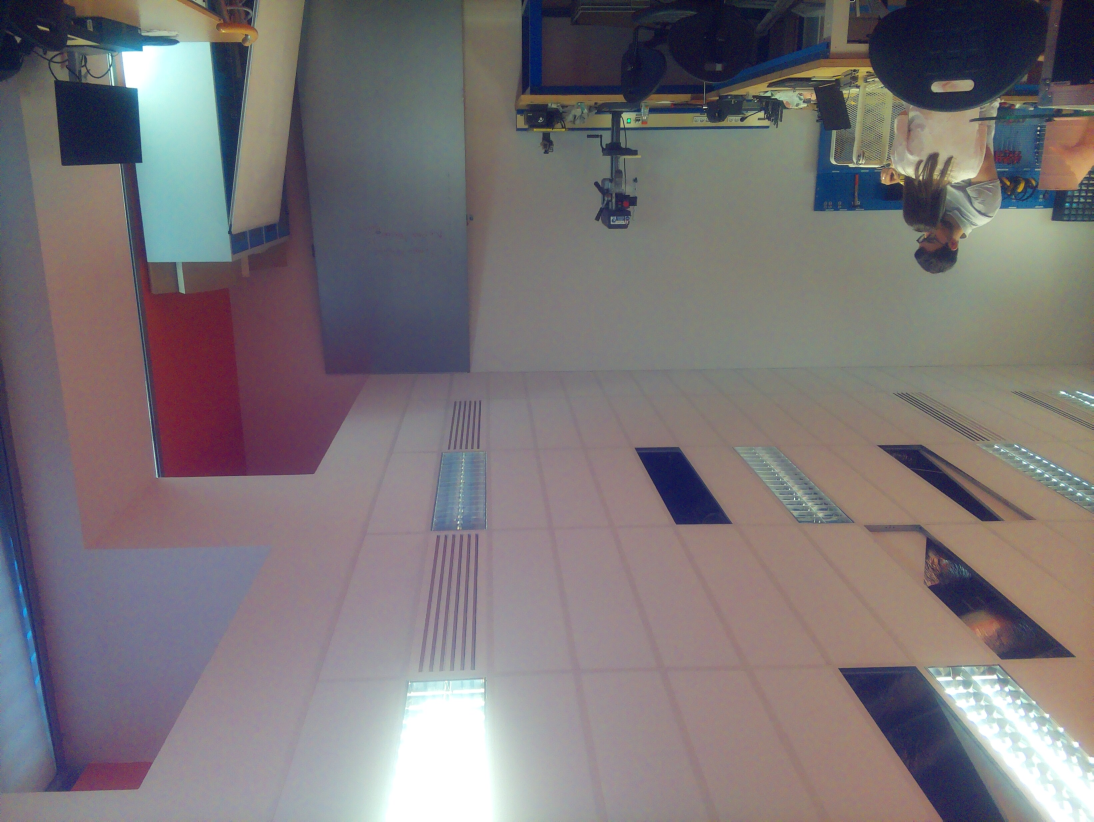
#> input picture controllers/controller_violet/photo_hd.jpg, 3280 x 2464 px (shown at 1/3 size)
$ python -i test_ca.py   (imports and definitions only)
#> lines starting #> are read from the running program, lines starting #| are printed output that depends on the picture; after the words box and inside, x2 and y2 are one past the last pixel; in counts of white or black regions, pixels touching at a corner belong together
#> further down, picture is the input picture: shape (2464, 3280, 3); mean B, G, R 119, 116.3, 122.8
#!/usr/bin/env python3
import time
import os
import cv2
import numpy as np
from picamera2 import Picamera2

# =========================
# Réglages
# =========================
WIDTH = 640
HEIGHT = 480
FRAMERATE = 30
BAND_RATIO = 0.30          # hauteur de la bande centrale (30% de l'image)
UNKNOWN_VALUE = -1         # valeur renvoyée si la zone n'est ni rouge ni verte
SHOW_WINDOW = True         # mettre False si tu es en SSH sans affichage

# HSV à ajuster si besoin selon ton éclairage réel
LOWER_RED1 = np.array([0, 90, 60], dtype=np.uint8)
UPPER_RED1 = np.array([10, 255, 255], dtype=np.uint8)

LOWER_RED2 = np.array([170, 90, 60], dtype=np.uint8)
UPPER_RED2 = np.array([180, 255, 255], dtype=np.uint8)

LOWER_GREEN = np.array([40, 70, 50], dtype=np.uint8)
UPPER_GREEN = np.array([95, 255, 255], dtype=np.uint8)

MIN_RATIO = 0.03           # au moins 3% de la zone
DOMINANCE = 1.15           # la couleur gagnante doit battre l'autre de 15%

FONT = cv2.FONT_HERSHEY_SIMPLEX


def detect_color_hsv(roi_bgr):
    """
    Retourne:
        color_name: 'rouge' | 'vert' | 'inconnu'
        bit_value : 0 | 1 | UNKNOWN_VALUE
        red_ratio : proportion de rouge dans la ROI
        green_ratio : proportion de vert dans la ROI
    """
    hsv = cv2.cvtColor(roi_bgr, cv2.COLOR_BGR2HSV)

    mask_red1 = cv2.inRange(hsv, LOWER_RED1, UPPER_RED1)
    mask_red2 = cv2.inRange(hsv, LOWER_RED2, UPPER_RED2)
    mask_red = cv2.bitwise_or(mask_red1, mask_red2)

    mask_green = cv2.inRange(hsv, LOWER_GREEN, UPPER_GREEN)

    # Petit nettoyage du bruit
    kernel = np.ones((3, 3), np.uint8)
    mask_red = cv2.morphologyEx(mask_red, cv2.MORPH_OPEN, kernel)
    mask_green = cv2.morphologyEx(mask_green, cv2.MORPH_OPEN, kernel)

    total = roi_bgr.shape[0] * roi_bgr.shape[1]
    red_count = cv2.countNonZero(mask_red)
    green_count = cv2.countNonZero(mask_green)

    red_ratio = red_count / total
    green_ratio = green_count / total

    if red_ratio >= MIN_RATIO and red_ratio > green_ratio * DOMINANCE:
        return "rouge", 0, red_ratio, green_ratio

    if green_ratio >= MIN_RATIO and green_ratio > red_ratio * DOMINANCE:
        return "vert", 1, red_ratio, green_ratio

    return "inconnu", UNKNOWN_VALUE, red_ratio, green_ratio


def analyze_frame(frame_bgr):
    """
    Analyse une bande horizontale centrale.
    Découpe en 3 zones: gauche / centre / droite.
    Retourne:
        annotated_frame
        colors  -> liste de 3 chaînes
        bits    -> liste de 3 valeurs
    """
    h, w, _ = frame_bgr.shape
#> h = 2464; w = 3280
    out = frame_bgr.copy()

    # Bande centrale
    band_h = int(h * BAND_RATIO)
#> band_h = 739
    y1 = (h - band_h) // 2
#> y1 = 862
    y2 = y1 + band_h
#> y2 = 1601

    band = frame_bgr[y1:y2, :]
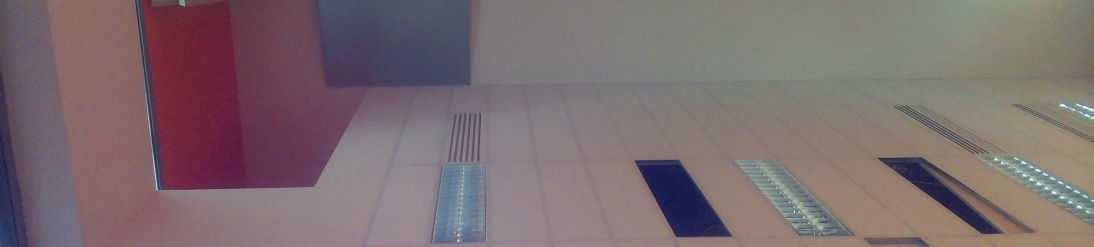
#> band: shape (739, 3280, 3) (shown at 1/3 size); mean B, G, R 111.1, 108.8, 123.7
    third = w // 3
#> third = 1093

    rois = [
        band[:, 0:third],         # gauche
        band[:, third:2*third],   # centre
        band[:, 2*third:w]        # droite
    ]

    zone_names = ["G", "C", "D"]
    colors = []
    bits = []

    # Dessin de la bande et des séparations
    cv2.rectangle(out, (0, y1), (w - 1, y2 - 1), (255, 255, 255), 2)
    cv2.line(out, (third, y1), (third, y2), (255, 255, 255), 2)
    cv2.line(out, (2 * third, y1), (2 * third, y2), (255, 255, 255), 2)

    for i, roi in enumerate(rois):
        color_name, bit_value, red_ratio, green_ratio = detect_color_hsv(roi)
        colors.append(color_name)
        bits.append(bit_value)

        x_text = 10 + i * third
        label = f"{zone_names[i]}: {color_name} -> {bit_value}"
        stats = f"R={red_ratio:.2f} V={green_ratio:.2f}"

        cv2.putText(out, label, (x_text, max(25, y1 - 30)),
                    FONT, 0.6, (255, 255, 255), 2)
        cv2.putText(out, stats, (x_text, max(50, y1 - 5)),
                    FONT, 0.5, (255, 255, 255), 1)
#> this loop made 3 passes
#> (total in detect_color_hsv, red_count in detect_color_hsv, green_count in detect_color_hsv, red_ratio, green_ratio, color_name, bit_value, x_text) on passes 1 to 3: (807727, 111875, 0, 0.139, 0, 'rouge', 0, 10), (807727, 0, 0, 0, 0, 'inconnu', -1, 1103), (808466, 211, 45, 0.000261, 5.57e-05, 'inconnu', -1, 2196)
#> pass 1, in detect_color_hsv, `mask_red1 = cv2.inRange(hsv, LOWER_RED1, UPPER_RED1)`:
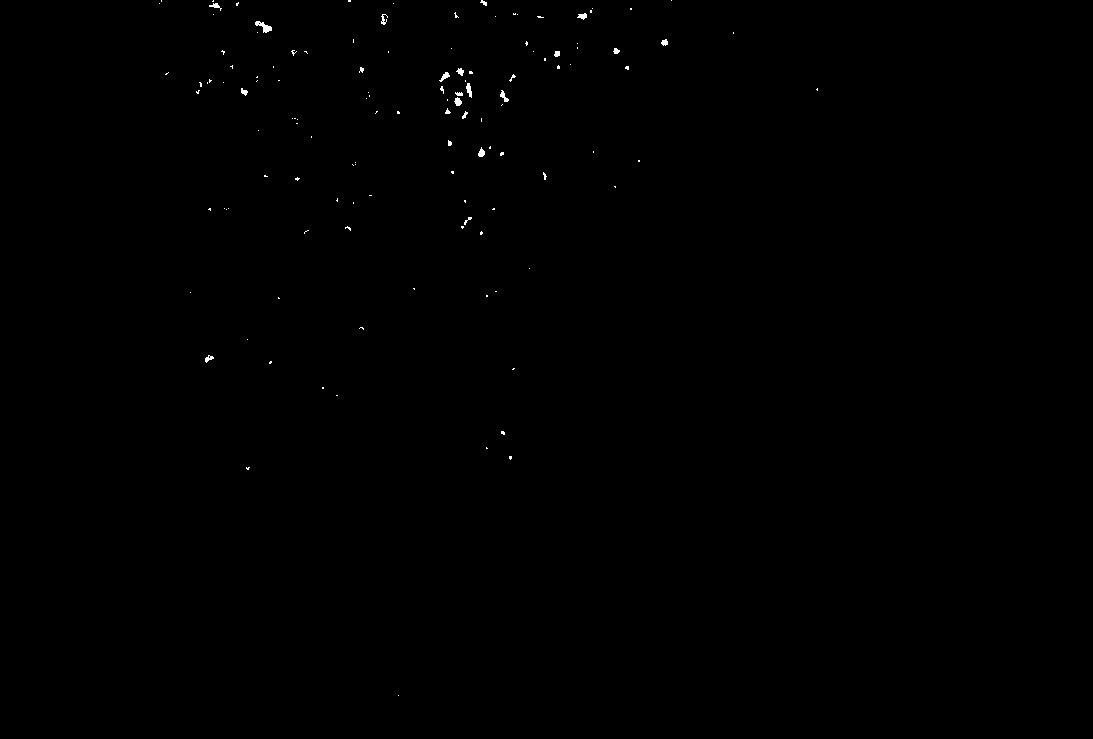
#> mask_red1: shape (739, 1093); 0.16% white; 126 white regions (106 under 20 px), largest, box (x1, y1, x2, y2) and area: (255, 21, 272, 33) 95, (466, 83, 472, 98) 55, (439, 72, 450, 82) 48
#> pass 1, in detect_color_hsv, `mask_red2 = cv2.inRange(hsv, LOWER_RED2, UPPER_RED2)`:
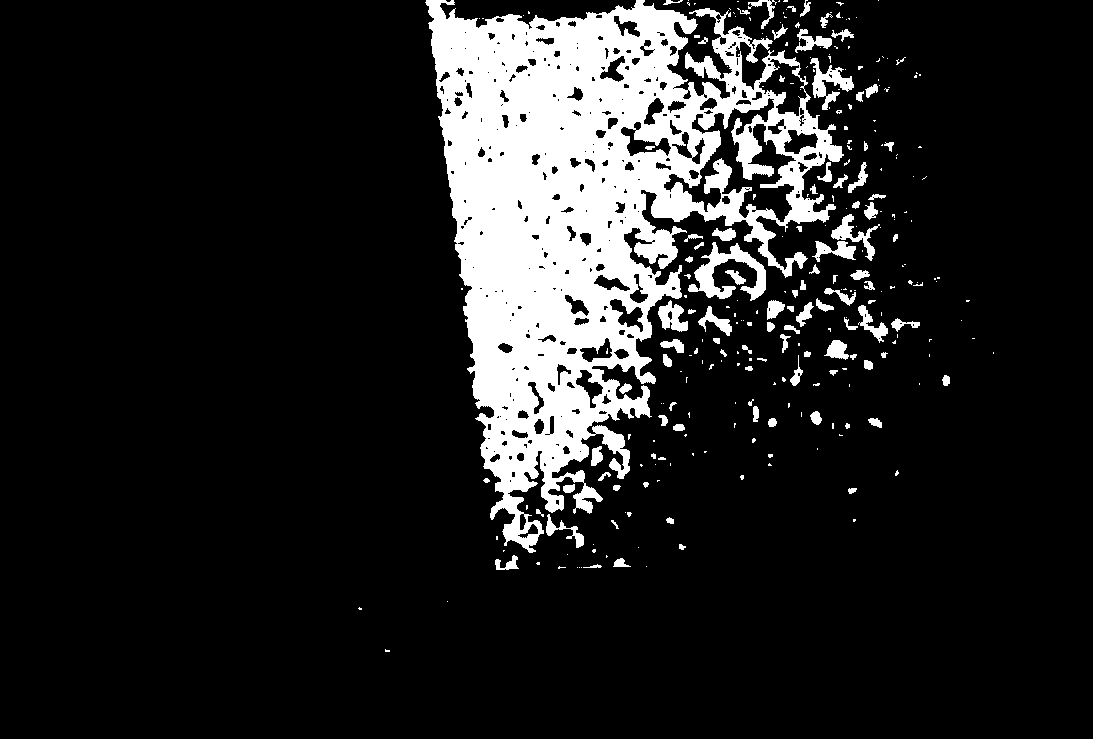
#> mask_red2: shape (739, 1093); 14.1% white; 285 white regions (186 under 20 px), largest, box (x1, y1, x2, y2) and area: (425, 0, 844, 553) 100591, (688, 242, 766, 301) 1751, (810, 58, 854, 110) 853
#> pass 1, in detect_color_hsv, `mask_red = cv2.bitwise_or(mask_red1, mask_red2)`:
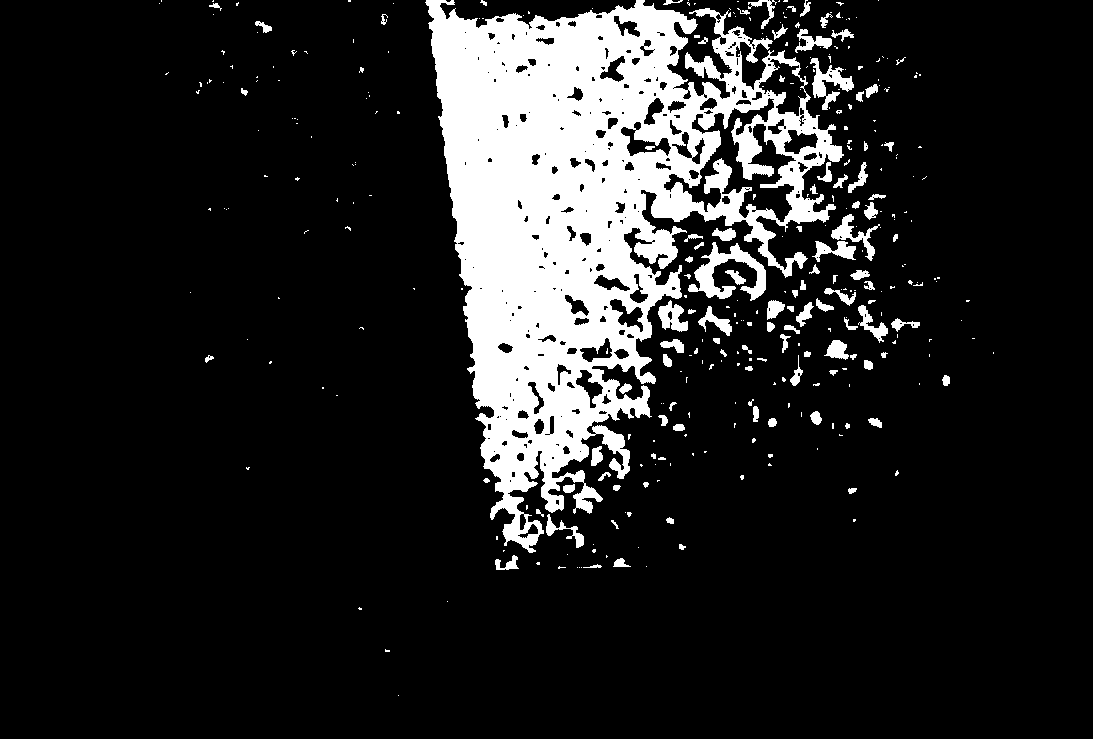
#> mask_red: shape (739, 1093); 14.3% white; 352 white regions (247 under 20 px), largest, box (x1, y1, x2, y2) and area: (425, 0, 844, 553) 101378, (688, 242, 766, 301) 1751, (810, 58, 854, 110) 857
#> after the loop, bits = [0, -1, -1]; colors = ['rouge', 'inconnu', 'inconnu']

    # Résultat global
    cv2.putText(out, f"bits = {bits}", (10, h - 20),
                FONT, 0.8, (0, 255, 255), 2)

    return out, colors, bits


# [53 lines left out: function main, not called in this run]


# [2 lines not run here, left out]

>>> import cv2
>>> picture = cv2.imread('../controllers/controller_violet/photo_hd.jpg')
>>> result = analyze_frame(picture)
